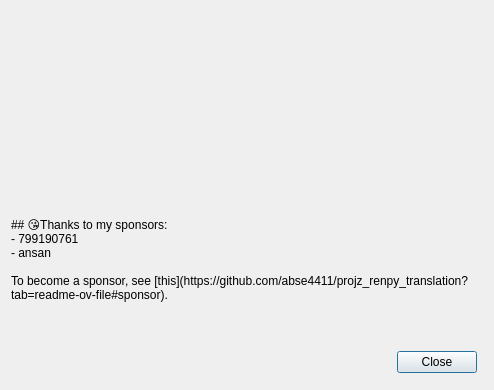
<?xml version="1.0" encoding="UTF-8"?>
<ui version="4.0">
 <class>SponsorsDialog</class>
 <widget class="QDialog" name="SponsorsDialog">
  <property name="geometry">
   <rect>
    <x>0</x>
    <y>0</y>
    <width>494</width>
    <height>390</height>
   </rect>
  </property>
  <property name="windowTitle">
   <string>Sponsors</string>
  </property>
  <property name="windowIcon">
   <iconset>
    <normaloff>../imgs/proz_icon_simple.ico</normaloff>../imgs/proz_icon_simple.ico</iconset>
  </property>
  <layout class="QGridLayout" name="gridLayout">
   <item row="0" column="0">
    <layout class="QVBoxLayout" name="verticalLayout">
     <item>
      <layout class="QHBoxLayout" name="horizontalLayout_2">
       <property name="spacing">
        <number>0</number>
       </property>
       <property name="leftMargin">
        <number>0</number>
       </property>
       <property name="topMargin">
        <number>0</number>
       </property>
       <property name="rightMargin">
        <number>0</number>
       </property>
       <property name="bottomMargin">
        <number>0</number>
       </property>
       <item>
        <widget class="QLabel" name="label">
         <property name="sizePolicy">
          <sizepolicy hsizetype="Minimum" vsizetype="Minimum">
           <horstretch>0</horstretch>
           <verstretch>0</verstretch>
          </sizepolicy>
         </property>
         <property name="minimumSize">
          <size>
           <width>200</width>
           <height>200</height>
          </size>
         </property>
         <property name="maximumSize">
          <size>
           <width>200</width>
           <height>200</height>
          </size>
         </property>
         <property name="text">
          <string/>
         </property>
         <property name="textFormat">
          <enum>Qt::AutoText</enum>
         </property>
         <property name="pixmap">
          <pixmap>../imgs/sponsor/thank.png</pixmap>
         </property>
         <property name="scaledContents">
          <bool>true</bool>
         </property>
         <property name="alignment">
          <set>Qt::AlignCenter</set>
         </property>
        </widget>
       </item>
      </layout>
     </item>
     <item>
      <widget class="QLabel" name="label_2">
       <property name="text">
        <string>## 😘Thanks to my sponsors:
- 799190761
- ansan

To become a sponsor, see [this](https://github.com/abse4411/projz_renpy_translation?tab=readme-ov-file#sponsor).</string>
       </property>
       <property name="textFormat">
        <enum>Qt::MarkdownText</enum>
       </property>
       <property name="wordWrap">
        <bool>true</bool>
       </property>
       <property name="openExternalLinks">
        <bool>true</bool>
       </property>
      </widget>
     </item>
     <item>
      <spacer name="verticalSpacer">
       <property name="orientation">
        <enum>Qt::Vertical</enum>
       </property>
       <property name="sizeHint" stdset="0">
        <size>
         <width>20</width>
         <height>40</height>
        </size>
       </property>
      </spacer>
     </item>
     <item>
      <layout class="QHBoxLayout" name="horizontalLayout_3">
       <property name="leftMargin">
        <number>6</number>
       </property>
       <property name="topMargin">
        <number>6</number>
       </property>
       <property name="rightMargin">
        <number>6</number>
       </property>
       <property name="bottomMargin">
        <number>6</number>
       </property>
       <item>
        <spacer name="horizontalSpacer">
         <property name="orientation">
          <enum>Qt::Horizontal</enum>
         </property>
         <property name="sizeHint" stdset="0">
          <size>
           <width>40</width>
           <height>20</height>
          </size>
         </property>
        </spacer>
       </item>
       <item>
        <widget class="QPushButton" name="closesponsor_button">
         <property name="text">
          <string>Close</string>
         </property>
        </widget>
       </item>
      </layout>
     </item>
    </layout>
   </item>
  </layout>
 </widget>
 <resources/>
 <connections>
  <connection>
   <sender>closesponsor_button</sender>
   <signal>clicked()</signal>
   <receiver>SponsorsDialog</receiver>
   <slot>close()</slot>
   <hints>
    <hint type="sourcelabel">
     <x>438</x>
     <y>371</y>
    </hint>
    <hint type="destinationlabel">
     <x>394</x>
     <y>21</y>
    </hint>
   </hints>
  </connection>
 </connections>
</ui>
